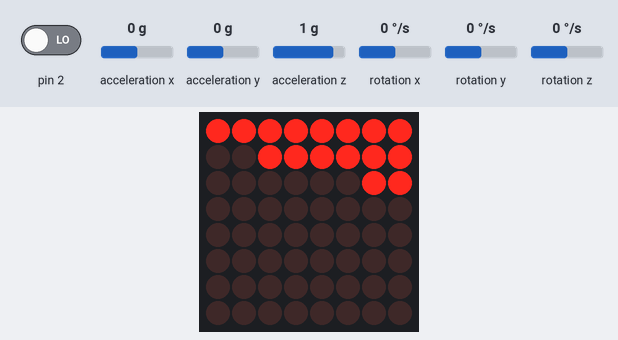
This sketch was run on a simulated Arduino Uno, built with avr-gcc and run on an emulated ATmega328P. Shown: 8×8 LED matrix. The test bench sets the inputs (shaded band); at power-on: acceleration y 0 g, pin 2 LOW, acceleration x 0 g, acceleration z 1 g, rotation x 0 °/s, rotation y 0 °/s, rotation z 0 °/s. The sensor or clock chip raises its interrupt line as the real part does.

Above: at 1.7 s.
1.8 s: acceleration y set to -0.2 g
At 3.05 s:
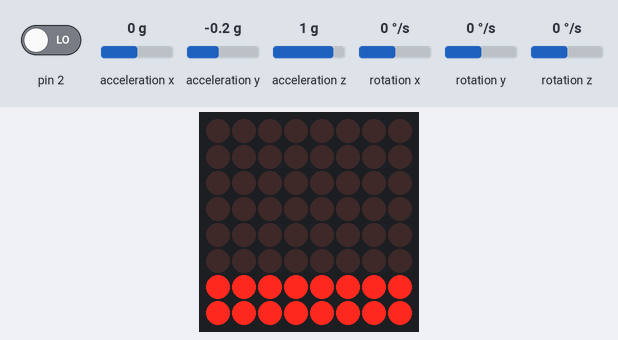
4.8 s: acceleration y set to 0.8 g
At 6.05 s:
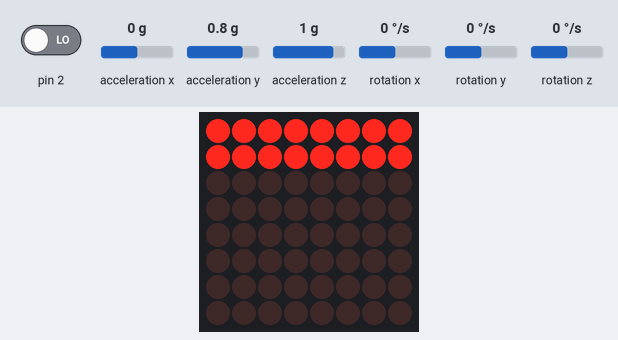
7.3 s: acceleration y set to -1.4 g
At 9.05 s:
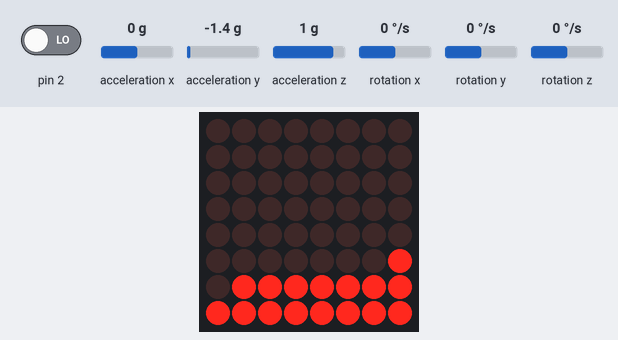
10.3 s: acceleration y set to 1.4 g
At 11.55 s:
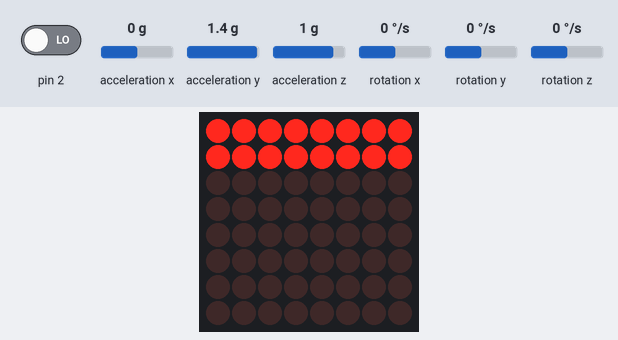
Timing chart, 0 to 13.3 s (numbered marks = the images above; inputs shaded):
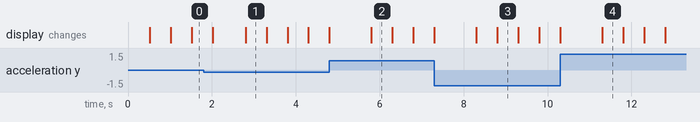

The sketch:

try3Maybe.ino
```cpp
#include "I2Cdev.h"
#include "MPU6050_6Axis_MotionApps20.h"
#include "LedControl.h"
MPU6050 mpu;
LedControl lc = LedControl(12, 11, 10, 1); // Pins: DIN,CLK,CS, # of Display connected

// MPU control/status vars
bool dmpReady = false;  // set true if DMP init was successful
uint8_t mpuIntStatus;   // holds actual interrupt status byte from MPU
uint8_t devStatus;      // return status after each device operation (0 = success, !0 = error)
uint16_t packetSize;    // expected DMP packet size (default is 42 bytes)
uint16_t fifoCount;     // count of all bytes currently in FIFO
uint8_t fifoBuffer[64]; // FIFO storage buffer
float euler[3];         // [psi, theta, phi]    Euler angle container
Quaternion q;
int oppositeSignReadingsInARow = 0;
int frameChangeCount = 50;
int frameChangeCountThreshold = 50;
int frameCount = 0;
int negFrameCount = 25;
int threshold = 50;
bool isNegative = false;
volatile bool mpuInterrupt = false;     // indicates whether MPU interrupt pin has gone high
void dmpDataReady() {
  mpuInterrupt = true;
}
byte frame1[] = {B11111111, B11111111, B00000000, B00000000, B00000000, B00000000, B00000000, B00000000}; //
byte frame2[] = {B11111111, B01111111, B00000001, B00000000, B00000000, B00000000, B00000000, B00000000}; //
byte frame3[] = {B11111111, B00111111, B00000011, B00000000, B00000000, B00000000, B00000000, B00000000}; //
byte frame4[] = {B11111111, B00011111, B00000111, B00000000, B00000000, B00000000, B00000000, B00000000}; //
byte frame5[] = {B01111111, B00011111, B00001111, B00000000, B00000000, B00000000, B00000000, B00000000};
byte frame6[] = {B0011111, B00011111, B00001111, B00000001, B00000000, B00000000, B00000000, B00000000};
byte frame7[] = {B00011111, B00011111, B00001111, B00000011, B0000000, B00000000, B00000000, B00000000};
byte frame8[] = {B00011111, B00011111, B00000111, B00000011, B0000001, B00000000, B00000000, B00000000};
byte frame9[] = {B00011111, B00001111, B00000111, B00000011, B0000001, B00000001, B00000000, B00000000};
byte frame10[] = {B00001111, B00001111, B00000111, B00000011, B0000001, B00000001, B00000001, B00000000};
byte frame11[] = {B00001111, B00000111, B00000111, B00000011, B0000001, B00000001, B00000001, B00000001};
byte frame12[] = {B00000111, B00000111, B00000111, B0000011, B0000001, B00000001, B00000001, B00000011};
byte frame13[] = {B00000111, B00000111, B00000111, B00000001, B0000001, B00000001, B00000011, B00000011};
byte frame14[] = {B00000111, B00000111, B00000011, B00000001, B0000001, B00000001, B00000011, B00000111};
byte frame15[] = {B00000111, B00000011, B00000001, B00000001, B0000001, B00000011, B00000111, B00000111};
byte frame16[] = {B00000011, B00000011, B00000001, B00000001, B0000001, B00000111, B00000111, B00000111};
byte frame17[] = {B00000011, B00000001, B00000001, B00000001, B0000011, B00000111, B00000111, B00000111};
byte frame18[] = {B00000001, B00000001, B00000001, B00000001, B0000011, B00000111, B00001111, B00001111};
byte frame19[] = {B0000000, B00000001, B00000001, B00000001, B0000011, B00000111, B00001111, B00001111};
byte frame20[] = {B0000000, B00000000, B00000001, B00000001, B0000011, B00000111, B00001111, B00011111};
byte frame21[] = {B0000000, B00000000, B00000000, B00000001, B0000011, B00000111, B00011111, B00011111};
byte frame22[] = {B0000000, B00000000, B00000000, B00000000, B0000011, B00001111, B00011111, B00011111};
byte frame23[] = {B0000000, B00000000, B00000000, B00000000, B0000001, B00001111, B00011111, B00111111};
byte frame24[] = {B0000000, B00000000, B00000000, B00000000, B0000000, B00001111, B00011111, B01111111};
byte frame25[] = {B0000000, B00000000, B00000000, B00000000, B0000000, B00000111, B00011111, B11111111}; //
byte frame26[] = {B0000000, B00000000, B00000000, B00000000, B0000000, B00000011, B00111111, B11111111}; //
byte frame27[] = {B0000000, B00000000, B00000000, B00000000, B0000000, B00000001, B01111111, B11111111}; //
byte frame28[] = {B0000000, B00000000, B00000000, B00000000, B0000000, B00000000, B11111111, B11111111}; //
class setFrame {
    //  Take values in Arrays and Display them
  public:
    void framea()
    {
      for (int i = 0; i < 8; i++)
      {
        lc.setRow(0, i, frame1[i]);
      }
    }

    void frameb()
    {
      for (int i = 0; i < 8; i++)
      {
        lc.setRow(0, i, frame2[i]);
      }
    }

    void framec()
    {
      for (int i = 0; i < 8; i++)
      {
        lc.setRow(0, i, frame3[i]);
      }
    }
    void framed()
    {
      for (int i = 0; i < 8; i++)
      {
        lc.setRow(0, i, frame4[i]);
      }
    }
    void framee()
    {
      for (int i = 0; i < 8; i++)
      {
        lc.setRow(0, i, frame5[i]);
      }
    }
    void framef()
    {
      for (int i = 0; i < 8; i++)
      {
        lc.setRow(0, i, frame6[i]);
      }
    }
    void frameg()
    {
      for (int i = 0; i < 8; i++)
      {
        lc.setRow(0, i, frame7[i]);
      }
    }
    void frameh()
    {
      for (int i = 0; i < 8; i++)
      {
        lc.setRow(0, i, frame8[i]);
      }
    }
    void framei()
    {
      for (int i = 0; i < 8; i++)
      {
        lc.setRow(0, i, frame9[i]);
      }
    }
    void framej()
    {
      for (int i = 0; i < 8; i++)
      {
        lc.setRow(0, i, frame10[i]);
      }
    }
    void framek()
    {
      for (int i = 0; i < 8; i++)
      {
        lc.setRow(0, i, frame11[i]);
      }
    }
    void framel()
    {
      for (int i = 0; i < 8; i++)
      {
        lc.setRow(0, i, frame12[i]);
      }
    }
    void framem()
    {
      for (int i = 0; i < 8; i++)
      {
        lc.setRow(0, i, frame13[i]);
      }
    }
    void framen()
    {
      for (int i = 0; i < 8; i++)
      {
        lc.setRow(0, i, frame14[i]);
      }
    }
    void frameo()
    {
      for (int i = 0; i < 8; i++)
      {
        lc.setRow(0, i, frame15[i]);
      }
    }
    void framep()
    {
      for (int i = 0; i < 8; i++)
      {
        lc.setRow(0, i, frame16[i]);
      }
    }
    void frameq()
    {
      for (int i = 0; i < 8; i++)
      {
        lc.setRow(0, i, frame17[i]);
      }
    }
    void framer()
    {
      for (int i = 0; i < 8; i++)
      {
        lc.setRow(0, i, frame18[i]);
      }
    }
    void frames()
    {
      for (int i = 0; i < 8; i++)
      {
        lc.setRow(0, i, frame19[i]);
      }
    }
    void framet()
    {
      for (int i = 0; i < 8; i++)
      {
        lc.setRow(0, i, frame20[i]);
      }
    }
    void frameu()
    {
      for (int i = 0; i < 8; i++)
      {
        lc.setRow(0, i, frame21[i]);
      }
    }
    void framev()
    {
      for (int i = 0; i < 8; i++)
      {
        lc.setRow(0, i, frame22[i]);
      }
    }
    void framew()
    {
      for (int i = 0; i < 8; i++)
      {
        lc.setRow(0, i, frame23[i]);
      }
    }
    void framex()
    {
      for (int i = 0; i < 8; i++)
      {
        lc.setRow(0, i, frame24[i]);
      }
    }
    void framey()
    {
      for (int i = 0; i < 8; i++)
      {
        lc.setRow(0, i, frame25[i]);
      }
    }
    void framez()
    {
      for (int i = 0; i < 8; i++)
      {
        lc.setRow(0, i, frame26[i]);
      }
    }
    void frameYAY()
    {
      for (int i = 0; i < 8; i++)
      {
        lc.setRow(0, i, frame27[i]);
      }
    }
    void framedone()
    {
      for (int i = 0; i < 8; i++)
      {
        lc.setRow(0, i, frame28[i]);
      }
    }
    // typedef for class function
    typedef void (setFrame::*GeneralFunction) ();

    static const GeneralFunction uploadFrames [28];
}; // end of class
//points to all of the functions
const setFrame::GeneralFunction setFrame::uploadFrames [28] =
{
  &setFrame::framea,
  &setFrame::frameb,
  &setFrame::framec,
  &setFrame::framed,
  &setFrame::framee,
  &setFrame::framef,
  &setFrame::frameg,
  &setFrame::frameh,
  &setFrame::framei,
  &setFrame::framej,
  &setFrame::framek,
  &setFrame::framel,
  &setFrame::framem,
  &setFrame::framen,
  &setFrame::frameo,
  &setFrame::framep,
  &setFrame::frameq,
  &setFrame::framer,
  &setFrame::frames,
  &setFrame::framet,
  &setFrame::framew,
  &setFrame::framex,
  &setFrame::framey,
  &setFrame::framez,
  &setFrame::frameYAY,
  &setFrame::framedone,

};

void setup() {
  //LED schtuff
  lc.shutdown(0, false); // Wake up displays
  lc.setIntensity(0, 3); // Set intensity levels
  lc.clearDisplay(0);  // Clear Displays
  Wire.begin();

  // initialize serial communication
  // (115200 chosen because it is required for Teapot Demo output, but it's
  // really up to you depending on your project)
//  Serial.begin(9600);
//  while (!Serial); // wait for Leonardo enumeration, others continue immediately

  // NOTE: 8MHz or slower host processors, like the Teensy @ 3.3v or Ardunio
  // Pro Mini running at 3.3v, cannot handle this baud rate reliably due to
  // the baud timing being too misaligned with processor ticks. You must use
  // 38400 or slower in these cases, or use some kind of external separate
  // crystal solution for the UART timer.

  // initialize device
//  Serial.println(F("Initializing I2C devices..."));
  mpu.initialize();

  // verify connection
//  Serial.println(F("Testing device connections..."));
//  Serial.println(mpu.testConnection() ? F("MPU6050 connection successful") : F("MPU6050 connection failed"));

  // wait for ready
//  Serial.println(F("\nSend any character to begin DMP programming and demo: "));
//  while (Serial.available() && Serial.read()); // empty buffer
//  while (!Serial.available());                 // wait for data
//  while (Serial.available() && Serial.read()); // empty buffer again

  // load and configure the DMP
//  Serial.println(F("Initializing DMP..."));
  devStatus = mpu.dmpInitialize();

  // supply your own gyro offsets here, scaled for min sensitivity
  mpu.setXGyroOffset(220);
  mpu.setYGyroOffset(76);
  mpu.setZGyroOffset(-85);
  mpu.setZAccelOffset(1788); // 1688 factory default for my test chip

  // make sure it worked (returns 0 if so)
  if (devStatus == 0) {
    // turn on the DMP, now that it's ready
    Serial.println(F("Enabling DMP..."));
    mpu.setDMPEnabled(true);

    // enable Arduino interrupt detection
    Serial.println(F("Enabling interrupt detection (Arduino external interrupt 0)..."));
    attachInterrupt(0, dmpDataReady, RISING);
    mpuIntStatus = mpu.getIntStatus();

    // set our DMP Ready flag so the main loop() function knows it's okay to use it
    Serial.println(F("DMP ready! Waiting for first interrupt..."));
    dmpReady = true;

    // get expected DMP packet size for later comparison
    packetSize = mpu.dmpGetFIFOPacketSize();
  } else {
    // ERROR!
    // 1 = initial memory load failed
    // 2 = DMP configuration updates failed
    // (if it's going to break, usually the code will be 1)
    Serial.print(F("DMP Initialization failed (code "));
    Serial.print(devStatus);
    Serial.println(F(")"));
  }
}


// ================================================================
// ===                    MAIN PROGRAM LOOP                     ===
// ================================================================

void loop() {
  // if programming failed, don't try to do anything
  if (!dmpReady) {
    //    Serial.println("I think the program might of failed here?");
    return;
  }

  // wait for MPU interrupt or extra packet(s) available
  while (!mpuInterrupt && fifoCount < packetSize) {
    // other program behavior stuff here
    //    Serial.println("WHAT");
  }

  // reset interrupt flag and get INT_STATUS byte
  mpuInterrupt = false;
  mpuIntStatus = mpu.getIntStatus();

  // get current FIFO count
  fifoCount = mpu.getFIFOCount();

  // check for overflow (this should never happen unless our code is too inefficient)
  if ((mpuIntStatus & 0x10) || fifoCount == 1024) {
    // reset so we can continue cleanly
    mpu.resetFIFO();
    //    Serial.println(F("FIFO overflow!"));

    // otherwise, check for DMP data ready interrupt (this should happen frequently)
  } else if (mpuIntStatus & 0x02) {
    // wait for correct available data length, should be a VERY short wait
    while (fifoCount < packetSize) fifoCount = mpu.getFIFOCount();

    // read a packet from FIFO
    mpu.getFIFOBytes(fifoBuffer, packetSize);

    // track FIFO count here in case there is > 1 packet available
    // (this lets us immediately read more without waiting for an interrupt)
    fifoCount -= packetSize;
    // display Euler angles in degrees
    mpu.dmpGetQuaternion(&q, fifoBuffer);
    mpu.dmpGetEuler(euler, &q);
    //initialize to access frames
    setFrame setFrames;
    float psi = euler[0] * 180 / M_PI;
    float theta = euler[1] * 180 / M_PI;
    float phi = euler[2] * 180 / M_PI;
    if (isNegative && phi > 0  && phi != 180) {
      oppositeSignReadingsInARow ++;
    }
    else if (!isNegative && phi < 0 && phi != -180) {
      oppositeSignReadingsInARow ++;
    }
    if (oppositeSignReadingsInARow >= threshold) {
      isNegative = !isNegative;
      oppositeSignReadingsInARow = 0;
      //reset Frame Counts
      //      Serial.println("FRAME COUNTS RESET");
      frameCount = 0;
      negFrameCount = 25;
      frameChangeCount = 0;
    }
    if (frameChangeCount == frameChangeCountThreshold) {
      //debugging
      if (frameCount == 26) {
        frameCount = 0;
      }
      if (negFrameCount == 0) {
        negFrameCount = 25;
      }
      if (!isNegative && frameCount < 26) {
        //        Serial.println(frameCount);
        setFrame::GeneralFunction f = setFrame::uploadFrames [frameCount];
        // call the function
        (setFrames.*f) ();
        frameCount ++;
      }
      else if (isNegative && negFrameCount >= 0) {
        //        Serial.println("switch WTFFF");
        setFrame::GeneralFunction f = setFrame::uploadFrames [negFrameCount];
        // call the function
        (setFrames.*f) ();
        negFrameCount --;
      }
      frameChangeCount = 0;
      //      Serial.println(frameChangeCount);
    }
    frameChangeCount++;
    //    Serial.print("euler\t");
    //    Serial.print(psi);
    //    Serial.print("\t");
    //    Serial.print(theta);
    //    Serial.print("\t");
    //    Serial.println(phi);
  }
}
```

Measured:
- the behaviour switches between 0 and -0.1 g on acceleration y (found by bisection; images 0 and 1)
- what the display in image 1 shows lasts 0.5 s, from 2.8 s to 3.3 s
